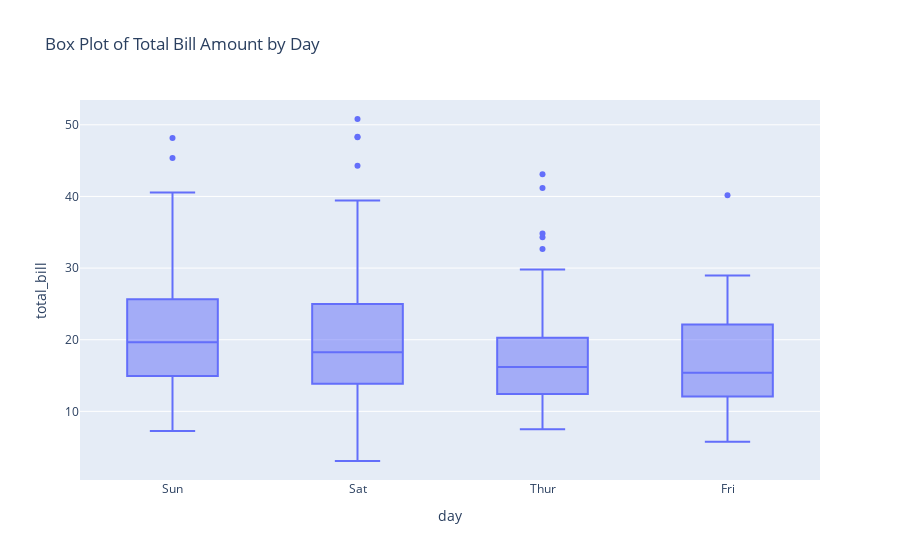

This figure's notebook cell:
### Code cell
import plotly.express as px
tips_data = px.data.tips()
box_plot = px.box(tips_data, x="day", y="total_bill", title="Box Plot of Total Bill Amount by Day")
box_plot.show()

### Figure 1 — Plotly figure (JSON) as saved in the notebook; plotly's stock layout.template omitted (floating-point values rounded to 4 significant figures; data arrays with more than 128 entries replaced by an {"elided": "..."} marker saying what was removed)
{"data": [{"alignmentgroup": "True", "hovertemplate": "day=%{x}<br>total_bill=%{y}<extra></extra>", "legendgroup": "", "marker": {"color": "#636efa"}, "name": "", "notched": false, "offsetgroup": "", "orientation": "v", "showlegend": false, "type": "box", "x": {"elided": "244 str values"}, "x0": " ", "xaxis": "x", "y": {"elided": "244 float values"}, "y0": " ", "yaxis": "y"}], "layout": {"autosize": true, "boxmode": "group", "legend": {"tracegroupgap": 0}, "title": {"text": "Box Plot of Total Bill Amount by Day"}, "xaxis": {"anchor": "y", "autorange": true, "domain": [0, 1], "range": [-0.5, 3.5], "title": {"text": "day"}, "type": "category"}, "yaxis": {"anchor": "x", "autorange": true, "domain": [0, 1], "range": [0.4178, 53.46], "title": {"text": "total_bill"}, "type": "linear"}}}
